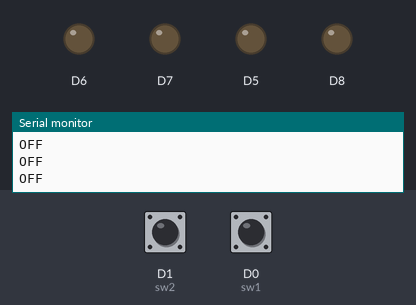
Bench run of a sketch on a simulated ESP8266 (NodeMCU). Parts: output pins drawn as LEDs (lit = HIGH), the last lines printed to the serial monitor. Dashed ring = blinking. The inputs (shaded band) are chosen by the test bench; at power-on: D0 (sw1) HIGH, D1 (sw2) HIGH.

Above: at 1.6 s.
1.7 s: D0 (sw1) pulled LOW for 0.5 s
At 3.1 s:
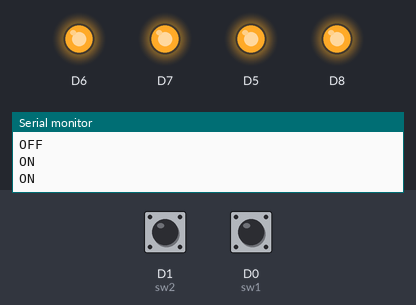
3.9 s: D0 (sw1) pulled LOW for 1 s
At 4.3 s:
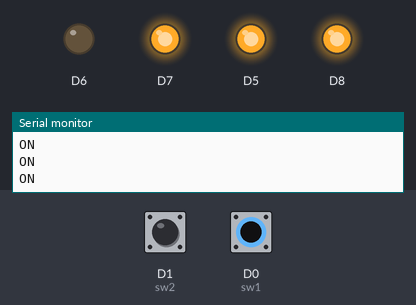
6.5 s: D0 (sw1) pulled LOW for 0.5 s
At 7.0 s:
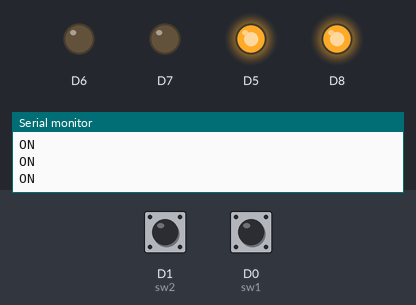
8.6 s: D0 (sw1) pulled LOW for 3.2 s
At 9.15 s:
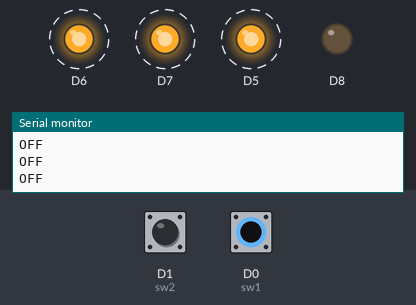
Timing chart, 0 to 13.2 s (numbered marks = the images above; inputs shaded):
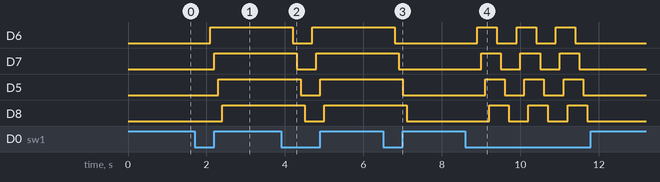

Measured:
- after the input at 1.7 s, D6: LOW → HIGH after 0.40 s; D7: LOW → HIGH after 0.50 s; D5: LOW → HIGH after 0.60 s; D8: LOW → HIGH after 0.70 s
- after the input at 3.9 s, D6: HIGH → LOW after 0.30 s, → HIGH 0.50 s later; D7: HIGH → LOW after 0.40 s, → HIGH 0.50 s later; D5: HIGH → LOW after 0.50 s, → HIGH 0.50 s later; D8: HIGH → LOW after 0.60 s, → HIGH 0.50 s later
- after the input at 6.5 s, D6: HIGH → LOW after 0.30 s; D7: HIGH → LOW after 0.40 s; D5: HIGH → LOW after 0.50 s; D8: HIGH → LOW after 0.60 s
- after the input at 8.6 s, D6: alternates HIGH for 0.50 s and LOW for 0.50 s, 6 changes in all, then stays LOW, starting after 0.30 s; D7: alternates HIGH for 0.50 s and LOW for 0.50 s, 6 changes in all, then stays LOW, starting after 0.40 s

The sketch:

sw_led.ino
```cpp
#define sw1 D0
#define sw2 D1
int sw1State = 0;
int sw2State = 0;
int openn = 0;


void setup() {
  Serial.begin(115200);
  // put your setup code here, to run once:
  pinMode(sw1, INPUT);
  pinMode(sw2, INPUT);
  for (int i = 12; i <= 15; i++) {
    pinMode(i, OUTPUT);
  }
}

void loop() {
  // put your main code here, to run repeatedly:
  // read the state of the pushbutton value:
  sw1State = digitalRead(sw1);
  sw2State = digitalRead(sw2);


  ch_sw(sw1State);

  open_led();

  /* else if(
    // check if the pushbutton is pressed. If it is, the buttonState is HIGH:
    if(sw1State == LOW && sw2State == HIGH ) {
     ltor();

    } else if(sw1State == HIGH && sw2State == LOW ){
    rtol();

    } else {
     ledOff();
    }*/
}

void ch_sw(int sw1State) {
  if (sw1State == 0 && openn == 0) {
    openn++;
    delay(100);
  }
  else if (sw1State == 0 && openn == 1) {
    openn--;
    delay(100);
  }
}

void open_led() {
  if (openn == 1) {
    for (int i = 12; i <= 15; i++) {
      digitalWrite(i, HIGH);
      delay(100);
    }
    Serial.println("ON");
  } else if (openn == 0) {
    for (int i = 12; i <= 15; i++) {
      digitalWrite(i, LOW);
      delay(100);
    }
    Serial.println("OFF");
  }
}

void ltor() {
  for (int i = 12; i <= 15; i++) {
    digitalWrite(i, HIGH);
    delay(100);
    digitalWrite(i, LOW);
  }
}

void rtol() {
  for (int i = 15; i >= 12; i--) {
    digitalWrite(i, HIGH);
    delay(100);
    digitalWrite(i, LOW);
  }
}

void ledOff() {
  for (int i = 12; i <= 15; i++) {
    digitalWrite(i, LOW);
  }
}
```
